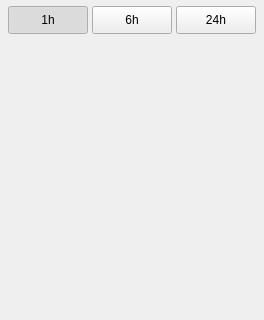
<?xml version="1.0" encoding="UTF-8"?>
<ui version="4.0">
 <class>ChartDashboard</class>
 <widget class="QWidget" name="ChartDashboard">
  <property name="geometry">
   <rect>
    <x>0</x>
    <y>0</y>
    <width>240</width>
    <height>320</height>
   </rect>
  </property>
  <property name="windowTitle">
   <string>Dashboard</string>
  </property>
  <layout class="QVBoxLayout" name="mainLayout">
   <property name="spacing">
    <number>5</number>
   </property>
   <property name="leftMargin">
    <number>8</number>
   </property>
   <property name="topMargin">
    <number>6</number>
   </property>
   <property name="rightMargin">
    <number>8</number>
   </property>
   <property name="bottomMargin">
    <number>4</number>
   </property>
   <item>
    <layout class="QHBoxLayout" name="rangeLayout">
     <property name="spacing">
      <number>4</number>
     </property>
     <item>
      <widget class="QPushButton" name="range1hButton">
       <property name="minimumSize">
        <size>
         <width>0</width>
         <height>28</height>
        </size>
       </property>
       <property name="text">
        <string>1h</string>
       </property>
       <property name="checkable">
        <bool>true</bool>
       </property>
       <property name="checked">
        <bool>true</bool>
       </property>
      </widget>
     </item>
     <item>
      <widget class="QPushButton" name="range6hButton">
       <property name="minimumSize">
        <size>
         <width>0</width>
         <height>28</height>
        </size>
       </property>
       <property name="text">
        <string>6h</string>
       </property>
       <property name="checkable">
        <bool>true</bool>
       </property>
      </widget>
     </item>
     <item>
      <widget class="QPushButton" name="range24hButton">
       <property name="minimumSize">
        <size>
         <width>0</width>
         <height>28</height>
        </size>
       </property>
       <property name="text">
        <string>24h</string>
       </property>
       <property name="checkable">
        <bool>true</bool>
       </property>
      </widget>
     </item>
    </layout>
   </item>
   <item>
    <widget class="QScrollArea" name="chartScroll">
     <property name="frameShape">
      <enum>QFrame::NoFrame</enum>
     </property>
     <property name="verticalScrollBarPolicy">
      <enum>Qt::ScrollBarAsNeeded</enum>
     </property>
     <property name="horizontalScrollBarPolicy">
      <enum>Qt::ScrollBarAlwaysOff</enum>
     </property>
     <property name="widgetResizable">
      <bool>true</bool>
     </property>
     <widget class="QWidget" name="scrollContents">
      <property name="geometry">
       <rect>
        <x>0</x>
        <y>0</y>
        <width>224</width>
        <height>240</height>
       </rect>
      </property>
      <layout class="QVBoxLayout" name="chartsLayout">
       <property name="spacing">
        <number>8</number>
       </property>
       <property name="leftMargin">
        <number>0</number>
       </property>
       <property name="topMargin">
        <number>0</number>
       </property>
       <property name="rightMargin">
        <number>4</number>
       </property>
       <property name="bottomMargin">
        <number>0</number>
       </property>
      </layout>
     </widget>
    </widget>
   </item>
  </layout>
 </widget>
 <resources/>
 <connections/>
</ui>
